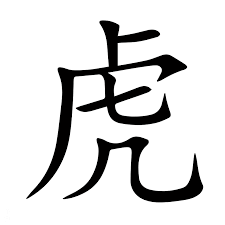
#> input picture 虎.jpg, 225 x 225 px
$ python Convolution.py
#> lines starting #> are read from the running program, lines starting #| are printed output that depends on the picture; after the words box and inside, x2 and y2 are one past the last pixel; in counts of white or black regions, pixels touching at a corner belong together
### 我李健立自己思考解決、絕無抄襲 ###
from PIL import Image
import numpy as np

img = Image.open('虎.jpg').convert('L')

A = np.array(img)
m,n = A.shape
#> m = 225; n = 225
a = np.min(A)
#> a = 0
b = np.max(A)
#> b = 255
s = 3   #
F = np.ones((s,s))
a = int((s-1)/2)
for i in range(s):
    for j in range(s):
        if np.sqrt((a - i)**2 + (a - j)**2) != 0:
            F[i,j] /= np.sqrt((a - i)**2 + (a - j)**2)
F[a,a] = 0
F[a,a] = -np.sum(F)
B = np.zeros((m-s+1,n-s+1))
for i in range(m-s+1):
    for j in range(n-s+1):
        B[i,j] = np.sum(A[i:i+s,j:j+s]*F)
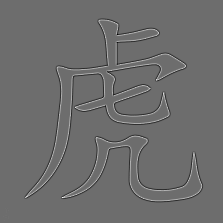
#> B: shape (223, 223) float64; min -1021.5, max 1349, mean 0; drawn with min black and max white
c = np.min(B)
#> c = -1021.5
d = np.max(B)
#> d = 1349
B += a-c
B *= (b-a)/(d-c)
im = Image.fromarray(B)#
im.show()#
#im.convert('L').save('1st-da.jpg')

num , bkt = np.histogram(B)
#> num = [3, 284, 878, 1053, 45829, 792, 740, 144, 5, 1]; bkt = [0.107, 25.51, 50.91, 76.31, 101.7, 127.1, 152.5, 177.9, 203.3, 228.7, 254.1]
bnd = bkt[np.argmax(num)+1]
#> bnd = 127.1
C = B.copy()
for i in range(m-s+1):
    for j in range(n-s+1):
        if C[i,j] > bnd : C[i,j] = 255
        else: C[i,j] = 0
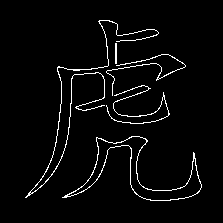
#> C: shape (223, 223) float64; 3.4% white in thin lines or dots, all inside (x1, y1, x2, y2) = (25, 20, 202, 201)

bnw = Image.fromarray(C)
bnw.show()#
#bnw.convert('L').save('b&w-Zhai.jpg')

### 縮小圖 ###
m,n = C.shape
#> m = 223; n = 223
p = 3   #池化層   #p越小，圖越大
B2 = np.zeros( (int((m-p)/p+1),int((n-p)/p+1)) , dtype = float)
for i in range(int((m-p)/p+1)):
    for j in range(int((n-p)/p+1)):
        B2[i,j] = np.sum(C[p*i:p*(i+1),p*j:p*(j+1)])/(p*p)
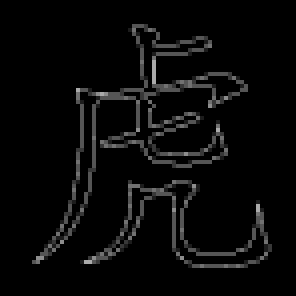
#> B2: shape (74, 74) float64 (shown 4 times larger); min 0, max 170, mean 8.7

a = 10   #分幾桶
num , bkt = np.histogram(B2,a)
#> num = [4872, 95, 0, 84, 0, 320, 79, 0, 13, 13]; bkt = [0, 17, 34, 51, 68, 85, 102, 119, 136, 153, 170]
for i in range(B2.shape[0]):
    for j in range(B2.shape[1]):
        if B2[i,j] > bkt[1] : B2[i,j] = 255
        else: B2[i,j] = 0
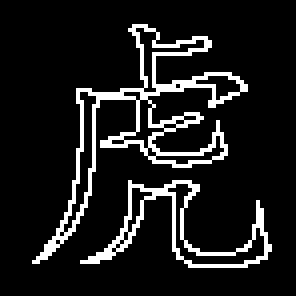
#> B2: shape (74, 74) float64 (shown 4 times larger); 11% white in thin lines or dots, all inside (x1, y1, x2, y2) = (8, 6, 68, 67)

bnw2 = Image.fromarray(B2)
bnw2.show()#

word = list("$ ")

# 將灰度值轉為字元
def get_char(gray_number):
    if gray_number  == 0:   #0
        return word[1]   #背景
    else : return word[0]   #形狀$

txt = ""
for i in range(B2.shape[0]):
    for j in range(B2.shape[1]):
        txt += get_char(B2[i,j])
    txt += '\n'
print('縮小後 :' , txt)
#| 縮小後 :
#|                                  $$$$

f = open('虎-字元檔.txt','w')
f.write(txt)
f.close()
